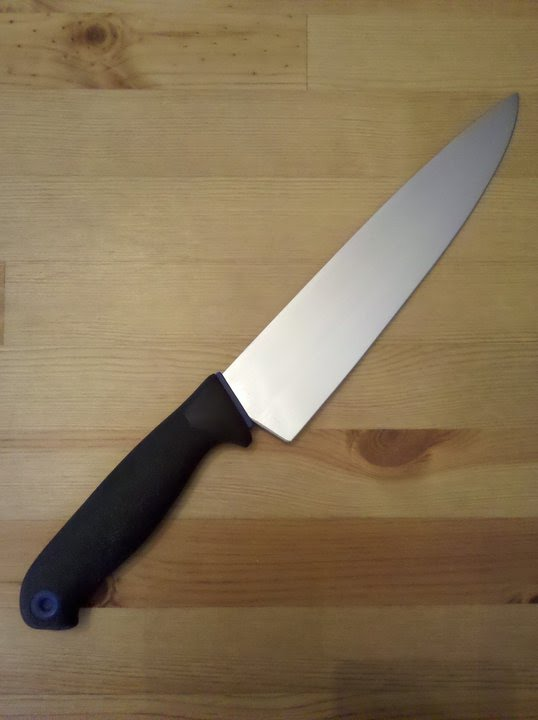
#> input picture UAS/knife.jpg, 538 x 720 px
$ jupyter execute prewitt.ipynb   (shell and % lines are left out)
#> lines starting #> are read from the running program, lines starting #| are printed output that depends on the picture
### Deteksi Tepi Menggunakan Operator Prewitt

[cell 1]
#import library
import numpy as np
import cv2
import matplotlib.pyplot as plt
import matplotlib.image as mpig
import math

[cell 2]
#read image grayscale
image = cv2.imread('knife.jpg')
#> image is the input picture: shape (720, 538, 3); mean B, G, R 85.9, 115.2, 134.3
rgb = cv2.cvtColor(image, cv2.COLOR_BGR2RGB)

[cell 3]
height, width, _ = rgb.shape
#> height = 720; width = 538
print(f"Ukuran gambar: {width} x {height}")
#| Ukuran gambar: 538 x 720

[cell 4]
plt.imshow(rgb)
plt.axis('off')
plt.title('Gambar Asli')
plt.show()

### Konversi Grayscale

[cell 5]
def convert_to_grayscale(pixel):
    r, g, b = pixel
    gray = int(0.299 * r + 0.587 * g + 0.114 * b)  # Rumus standar konversi RGB ke grayscale
    return gray

[cell 6]
grayscale_img = []
for y in range(height):
    row = []
    for x in range(width):
        pixel = rgb[y, x]  # Ambil pixel di koordinat (y,x)
        r, g, b = pixel
        gray = convert_to_grayscale(pixel)
        row.append(gray)

        # Menampilkan nilai piksel tiap 100 piksel sebagai sampel
        if y % 100 == 0 and x % 100 == 0:
            print(f'Pixel[{y},{x}] -> R: {r}, G: {g}, B: {b}, Gray: {gray}')
    grayscale_img.append(row)

[cell 7]
grayscale_img = np.array(grayscale_img, dtype=np.uint8)
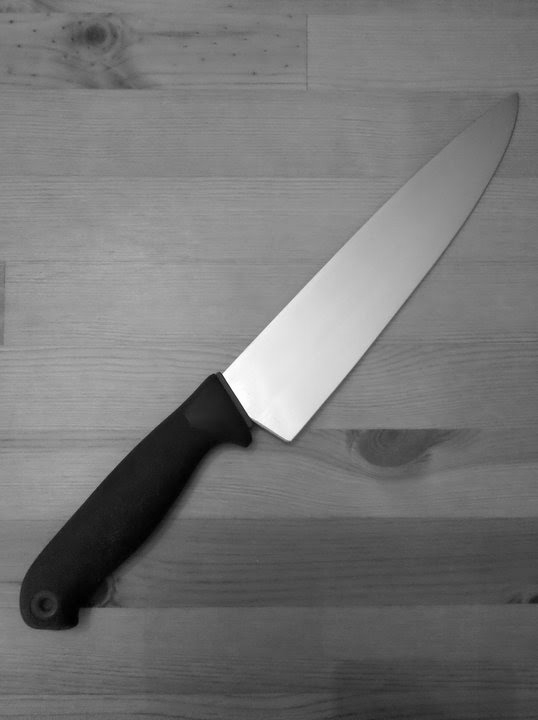
#> grayscale_img: shape (720, 538); min 0, max 255, mean 117.1
grayscale_img

[cell 8]
plt.imshow(grayscale_img, cmap='gray')
plt.axis('off')
plt.title('Konversi Grayscale')
plt.show()

[cell 9]
#kernel operator prewitt

Gx = np.array([[-1,0,1],[-1,0,1],[-1,0,1]])
Gy = np.array([[-1,-1,-1],[0,0,0],[1,1,1]])

[cell 10]
# Operasi Prewitt manual
def apply_prewitt_operator(img):
    gradient_magnitude = np.zeros((height, width), dtype=np.uint8)

    for y in range(1, height - 1):
        for x in range(1, width - 1):
            gx = 0
            gy = 0
            for i in range(3):
                for j in range(3):
                    pixel = img[y + i - 1, x + j - 1]
                    gx += Gx[i][j] * pixel
                    gy += Gy[i][j] * pixel
            magnitude = math.sqrt(gx**2 + gy**2)
            gradient_magnitude[y, x] = min(int(magnitude), 255)
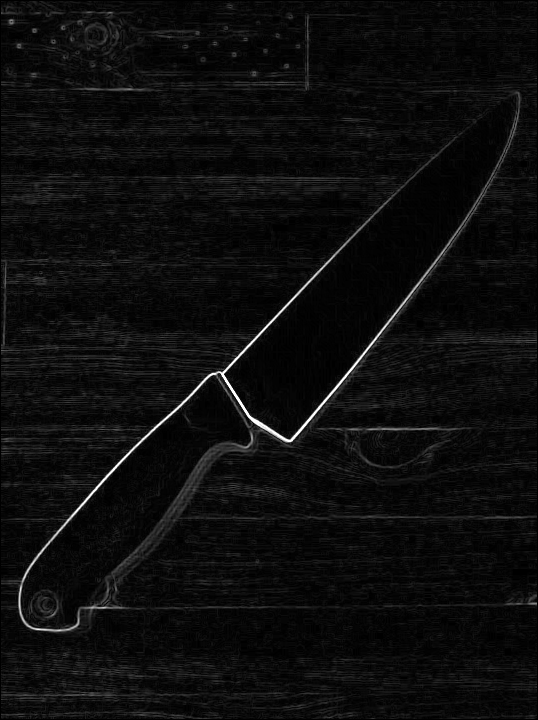
#> gradient_magnitude: shape (720, 538); min 0, max 255, mean 12.9

    return gradient_magnitude

edges = apply_prewitt_operator(grayscale_img)
edges = np.array(edges)
edges
